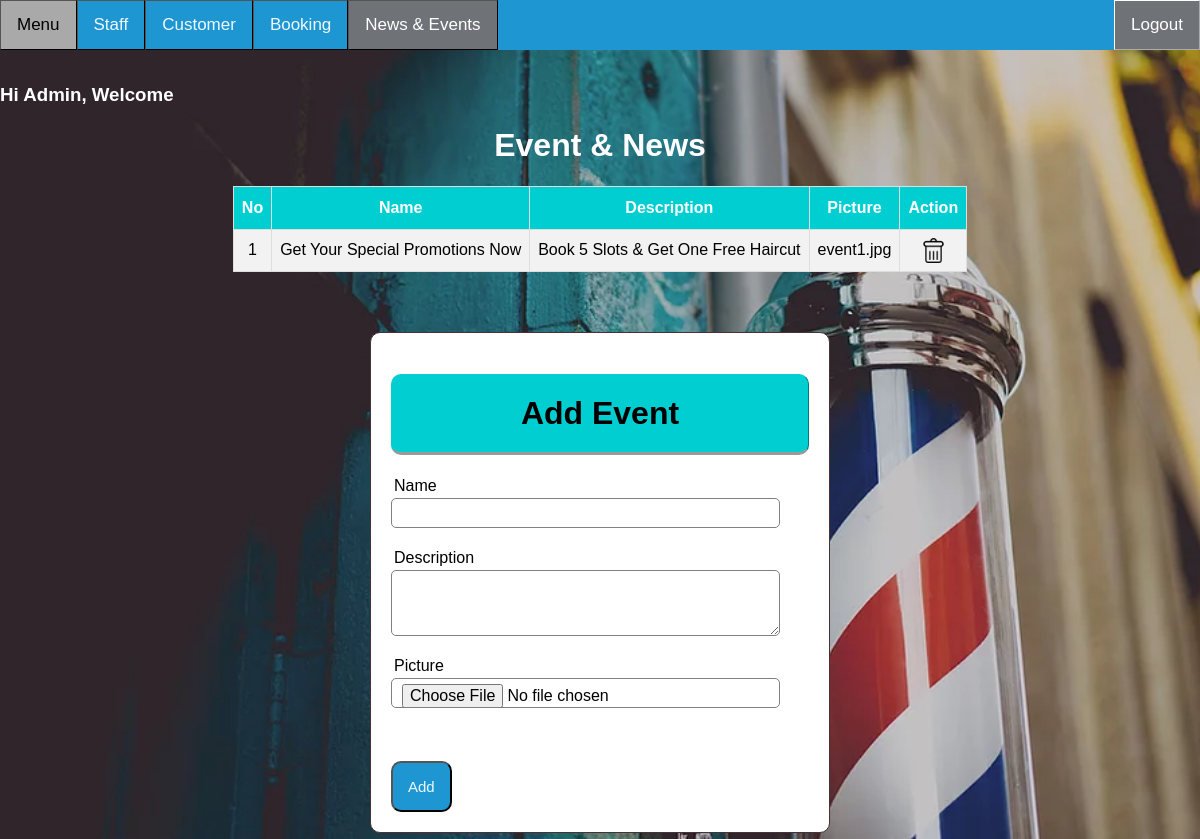
Screenshot of /Admin/event.php (signed in) with the database file from the repository.
### tables this page shows
CREATE TABLE IF NOT EXISTS `event` (
  `id` int(11) NOT NULL AUTO_INCREMENT,
  `name` varchar(99) NOT NULL,
  `description` varchar(255) NOT NULL,
  `picture` varchar(99) NOT NULL,
  PRIMARY KEY (`id`)
);

### Admin/event.php (the view, shortened to what this page needs)
<?php
if(isset ($_SESSION["username"]))
{	include "Header.php";?>
<!DOCTYPE html>
<html>
<body>
	<h1 align="center"> Event & News</h1>
<?php
	$queryGet = "select * from event";
	$resultGet = mysqli_query($link,$queryGet);
	if(!$resultGet)
	{
		die ("Invalid Query - get Items List: ". mysqli_error($link));
	}
	else
	{?>
	<table id="table" border="1" align="center">
		<tr>
			<th>No</th>
			<th>Name</th>
			<th>Description</th>
			<th>Picture</th>
			<th>Action</th>
		</tr>
		<form>
<?php	$no=1;
		while($row= mysqli_fetch_array($resultGet, MYSQLI_BOTH))
		{
			?>
			<tr>
				<td><?php echo $no;?></td>
				<td><?php echo $row['name']?></td>
				<td><?php echo $row['description']?></td>
				<td><?php echo $row['picture'];?></td>
				<td>
					<a href="Delete.php?eventID=<?php echo $row['id'];?>" onclick="return confirm('Are you sure?')">
					<img border="0" alt="editB" src="../CSS/btn/delB.png" width="25" height="25"></a></a>
				</td>
			</tr>
<?php	$no++;}?>
		</form>
	</table>
<?php
	}?>
	<div class="mid">
			<form class="content2" action="event.php" method="POST" enctype="multipart/form-data">
				<h1 class="header">Add Event </h1>
					<div class="input-group">
						<label>Name</label>
						<input type="text" name="name"><br><br>
						<label>Description</label>
						<textarea rows="3" cols="30" name="description"></textarea><br><br>
						<label>Picture</label>
						<input type="file" name="file"><br><br>
					</div>
					<button type="submit" class="btn" style="margin-top: 25px;" name="event">Add</button>
			</form>
	</div>
<?php
}
else	{
	echo "No session exists or session has expired. Please log in again ";
	echo "Page will be redirect in 5 seconds";
	header('Refresh: 5; ../Auth/Login.php');
}
?>
</body>
</html>

### css/topNav.css (style rules this page uses)
* { box-sizing: border-box; }
body { margin: 0; font-family: Arial, Helvetica, sans-serif; background-image: url("bc.webp"); background-position: center; background-size: cover; background-attachment: fixed; position:absolute; top:10%; max-width: -webkit-fill-available; right: 0px; left: 0px; }
h1, h2 { text-align:center; color:white; }
.header { width: auto; color: black; background:#00CED1; text-align: center; border: 1px solid #00CED1; border-bottom: none; border-radius: 10px 10px 10px 10px; border-style: outset; padding: 20px; }
.input-group { margin: 10px 0px 10px 0px; }
.input-group label { display: block; text-align: left; margin: 3px; }
.input-group input { height: 30px; width: 93%; padding: 5px 10px; font-size: 16px; border-radius: 5px; border: 1px solid gray; }
.input-group textarea { width: 93%; padding: 5px 10px; font-size: 16px; border-radius: 5px; border: 1px solid gray; }
.btn { padding: 15px; font-size: 15px; color: aliceblue; background:#1D96D1 ; border-style: outset; border-radius: 10px; cursor: pointer; }
#table { font-family: "Trebuchet MS", Arial, Helvetica, sans-serif; border-collapse: collapse; margin-bottom : 50px; }
#table td, #table th { border: 1px solid #ddd; padding: 8px; text-align: center; max-width: auto; }
#table tr { background-color: #f2f2f2; }
#table th { padding-top: 12px; padding-bottom: 12px; text-align: center; background-color: #00CED1; color: white; max-width: auto; background-position: center; }

### Admin/event.php (style rules this page uses)
.mid { margin: auto; width: 40%; padding: 10px; }
.content2 { margin: auto; width: 100%; padding: 20px; border: 1px solid #483235; background: white; border-radius: 10px 10px 10px 10px; }
.input-group { margin: 10px 0px 10px 0px; }
.input-group label { display: block; text-align: left; margin: 3px; }
.input-group input { height: 30px; width: 93%; padding: 5px 10px; font-size: 16px; border-radius: 5px; border: 1px solid gray; }
.input-group textarea { width: 93%; padding: 5px 10px; font-size: 16px; border-radius: 5px; border: 1px solid gray; }

### rows the page displays
event: name "Get Your Special Promotions Now", description "Book 5 Slots & Get One Free Haircut", picture "event1.jpg"

### other values shown
$_SESSION["username"] "Admin"
